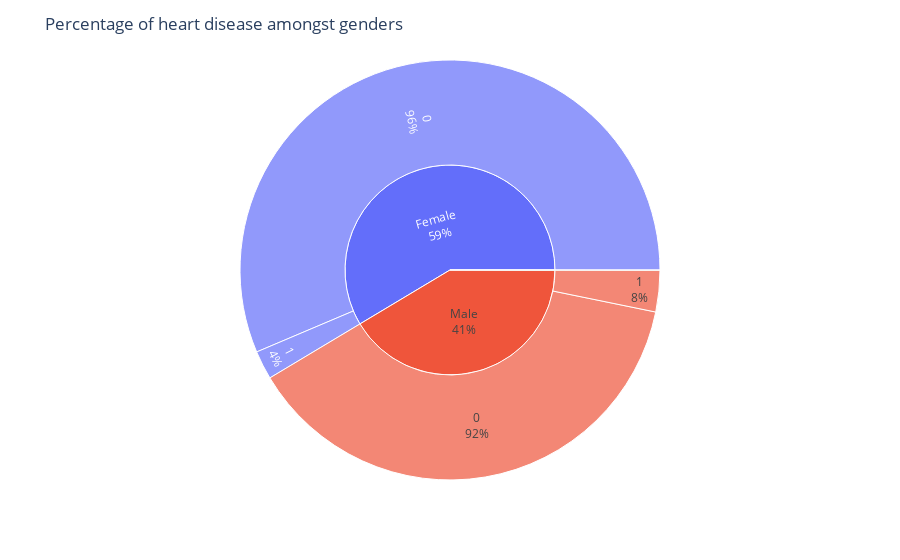

The notebook cell saved with this chart:
### Markdown cell above
### What is the % heart disease occurence amongst genders?

### Code cell
import plotly.express as px
fig = px.sunburst(df, path=['gender', 'heart_disease'])
fig.update_traces(textinfo="label+percent parent")
fig.update_layout(title_text="Percentage of heart disease amongst genders")

fig.show()

### Figure 1 — Plotly figure (JSON) as saved in the notebook; plotly's stock layout.template omitted (floating-point values rounded to 4 significant figures)
{"data": [{"branchvalues": "total", "domain": {"x": [0, 1], "y": [0, 1]}, "hovertemplate": "labels=%{label}<br>count=%{value}<br>parent=%{parent}<br>id=%{id}<extra></extra>", "ids": ["Female/0", "Male/0", "Other/0", "Female/1", "Male/1", "Female", "Male", "Other"], "labels": ["0", "0", "0", "1", "1", "Female", "Male", "Other"], "name": "", "parents": ["Female", "Male", "Other", "Female", "Male", "", "", ""], "textinfo": "label+percent parent", "type": "sunburst", "values": [2881, 1952, 1, 113, 163, 2994, 2115, 1]}], "layout": {"legend": {"tracegroupgap": 0}, "margin": {"t": 60}, "title": {"text": "Percentage of heart disease amongst genders"}}}
